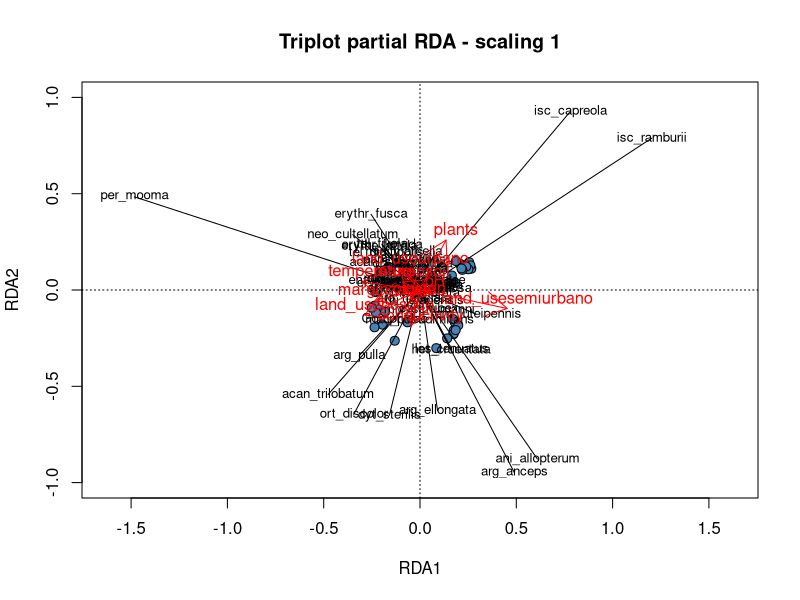
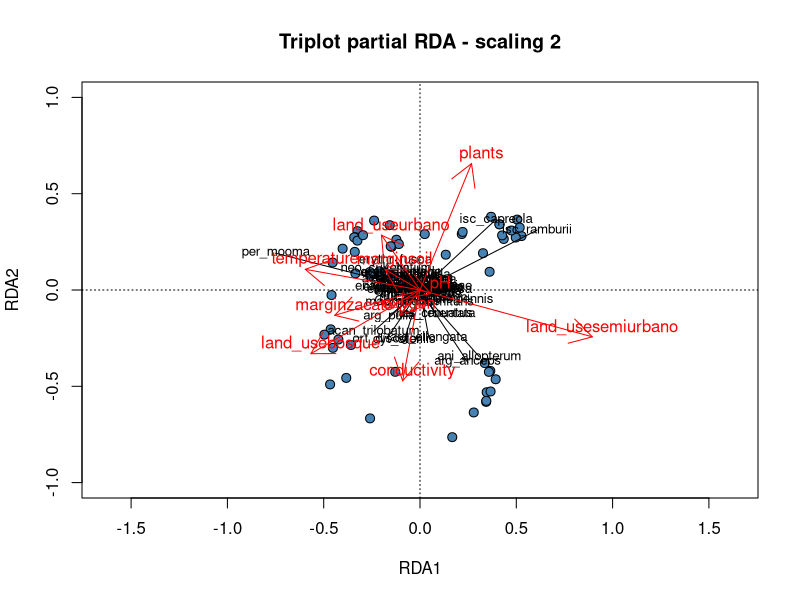

These charts were generated, in order, by the following R code:
## ---- chunk 1
library(ggplot2)
library(dplyr)
library(vegan)
## ---- chunk 2
species=read.csv("data/RDA_species.csv", header=T, row.names=NULL, sep=",")
env=read.csv("data/RDA_environmetal_standart.csv", header=T, row.names=NULL, sep=",")
## ---- chunk 3
species_1 <- select(species, -site)
env_1 <- select(env, -site)
## ---- chunk 4
species.hel <- decostand(species_1, method = "hellinger")
## ---- chunk 5

simple_rda <- rda(species.hel ~ temperature + oxygen + pH + conductivity + 
                 plants + land_use + margin + season, data = env_1)

partial_rda <- rda(species.hel ~ temperature + oxygen + pH + conductivity + 
                 plants + land_use + margin +
                Condition(season), data = env_1)
                
# anova(partial_rda, permutations = how(nperm = 999))
## ---- chunk 6
#Construct the triplots
#Scaling 1

plot(partial_rda, scaling=1, main="Triplot partial RDA - scaling 1", type="none", xlab=c("RDA1"), ylab=c("RDA2"), xlim=c(-1,1), ylim=c(-1,1))
points(scores(partial_rda, display="sites", choices=c(1,2), scaling=1),
       pch=21, col="black", bg="steelblue", cex=1.2)
arrows(0,0,
       scores(partial_rda, display="species", choices=c(1), scaling=1),
       scores(partial_rda, display="species", choices=c(2), scaling=1),
       col="black",length=0)
text(scores(partial_rda, display="species", choices=c(1), scaling=1),
     scores(partial_rda, display="species", choices=c(2), scaling=1),
     labels=rownames(scores(partial_rda, display="species", scaling=1)),
     col="black", cex=0.8)  
arrows(0,0,
      scores(partial_rda, display="bp", choices=c(1), scaling=1),
      scores(partial_rda, display="bp", choices=c(2), scaling=1),
      col="red")
text(scores(partial_rda, display="bp", choices=c(1), scaling=1)+0.05,
     scores(partial_rda, display="bp", choices=c(2), scaling=1)+0.05,
     labels=rownames(scores(partial_rda, display="bp", choices=c(2), scaling=1)),
     col="red", cex=1) 
 
#Scaling 2
plot(partial_rda, scaling=2, main="Triplot partial RDA - scaling 2", type="none", xlab=c("RDA1"), ylab=c("RDA2"), xlim=c(-1,1), ylim=c(-1,1))
points(scores(partial_rda, display="sites", choices=c(1,2), scaling=2),
       pch=21, col="black", bg="steelblue", cex=1.2)
arrows(0,0,
       scores(partial_rda, display="species", choices=c(1), scaling=2),
       scores(partial_rda, display="species", choices=c(2), scaling=2),
       col="black",length=0)
text(scores(partial_rda, display="species", choices=c(1), scaling=2),
     scores(partial_rda, display="species", choices=c(2), scaling=2),
     labels=rownames(scores(partial_rda, display="species", scaling=2)),
     col="black", cex=0.8)  
arrows(0,0,
       scores(partial_rda, display="bp", choices=c(1), scaling=2),
       scores(partial_rda, display="bp", choices=c(2), scaling=2),
       col="red")
text(scores(partial_rda, display="bp", choices=c(1), scaling=2)+0.05,
     scores(partial_rda, display="bp", choices=c(2), scaling=2)+0.05,
     labels=rownames(scores(partial_rda, display="bp", choices=c(2), scaling=2)),
     col="red", cex=1)  

